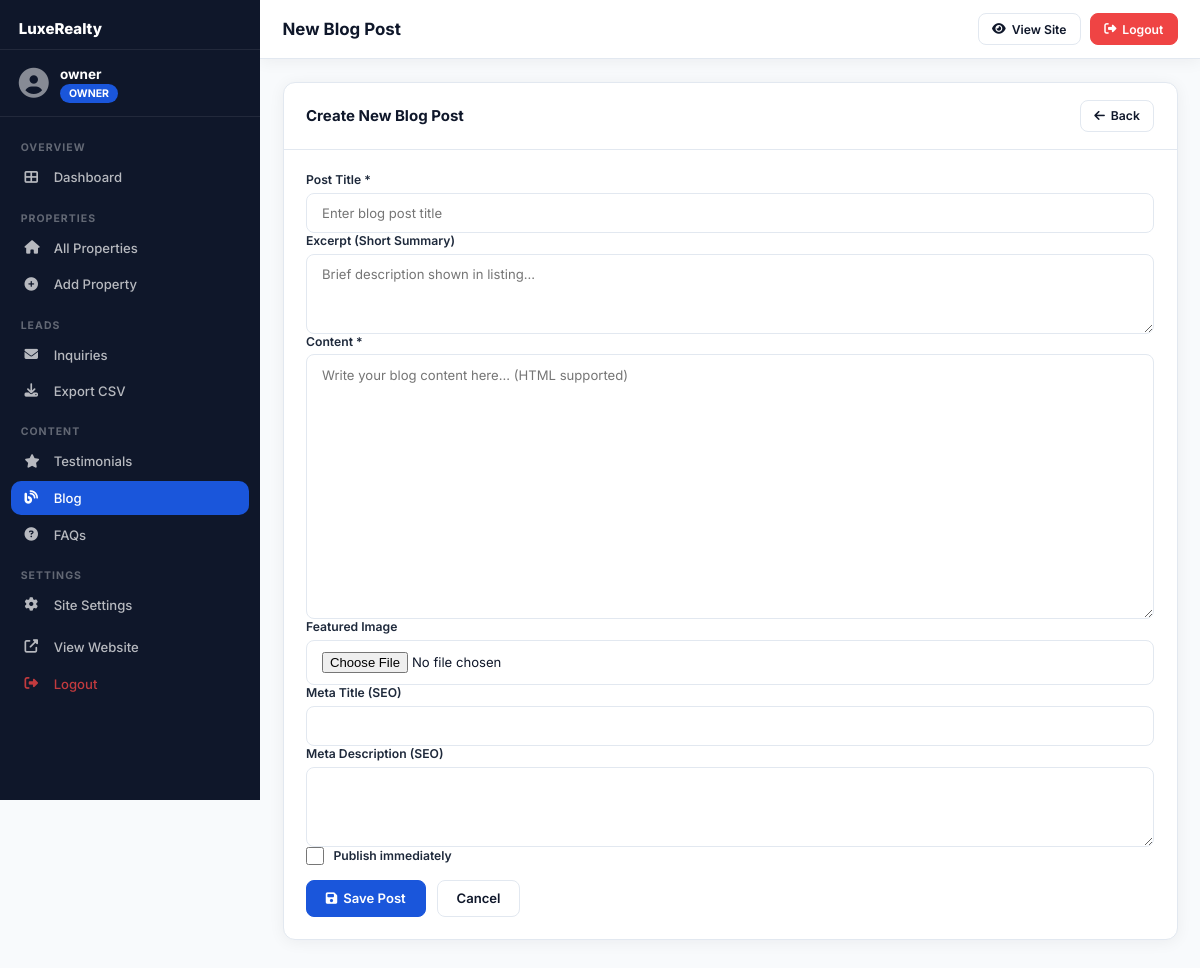
/owner/blog/add (signed in), run on the app's committed database.
### models.py (models this page shows, shortened)
class SiteSettings(db.Model):
    __tablename__ = 'site_settings'
    id = db.Column(db.Integer, primary_key=True)
    key = db.Column(db.String(100), unique=True, nullable=False)
    value = db.Column(db.Text, nullable=True)
    updated_at = db.Column(db.DateTime, default=datetime.utcnow, onupdate=datetime.utcnow)

class User(UserMixin, db.Model):
    __tablename__ = 'users'
    id = db.Column(db.Integer, primary_key=True)
    username = db.Column(db.String(80), unique=True, nullable=False)
    email = db.Column(db.String(120), unique=True, nullable=False)
    password_hash = db.Column(db.String(256), nullable=False)
    role = db.Column(db.String(20), default='owner')  # owner, developer
    is_active = db.Column(db.Boolean, default=True)
    failed_logins = db.Column(db.Integer, default=0)
    locked_until = db.Column(db.DateTime, nullable=True)
    totp_secret = db.Column(db.String(32), nullable=True)
    two_fa_enabled = db.Column(db.Boolean, default=False)
    created_at = db.Column(db.DateTime, default=datetime.utcnow)
    last_login = db.Column(db.DateTime, nullable=True)
    def is_developer(self):
        return self.role == 'developer'
    def is_owner(self):
        return self.role in ['owner', 'developer']

### app.py (the view, shortened to what this page needs)
@app.route('/owner/blog/add', methods=['GET','POST'])
@login_required
@owner_required
def add_blog():
    return render_template('owner/blog_form.html',post=None)

### app.py (called while the page is built)
@login_manager.user_loader
def load_user(uid): return User.query.get(int(uid))

def owner_required(f):
    @wraps(f)
    def dec(*a,**k):
        if not current_user.is_authenticated or not current_user.is_owner(): abort(403)
        return f(*a,**k)
    return dec

def get_settings():
    rows = SiteSettings.query.all()
    s = dict(SETTING_DEFAULTS)
    for r in rows: s[r.key] = r.value
    return s

@app.context_processor
def inject_globals():
    s = get_settings()
    ext = ExternalLink.query.filter_by(is_active=True).order_by(ExternalLink.sort_order).all()
    return dict(
        settings=s, now=datetime.utcnow(),
        header_links=[l for l in ext if l.link_type=='header_nav'],
        footer_links=[l for l in ext if l.link_type=='footer'],
        social_links=[l for l in ext if l.link_type=='social'],
        csrf_token=generate_csrf,
    )

### templates/owner/blog_form.html (shortened to what this page needs)
{% extends "partials/admin_base.html" %}
{% block page_title %}{{ 'Edit' if post else 'New' }} Blog Post{% endblock %}
{% block content %}
<div class="card">
  <div class="card-header">
    <h3>{{ 'Edit' if post else 'Create New' }} Blog Post</h3>
    <a href="{{ url_for('owner_blog') }}" class="btn btn-outline btn-sm"><i class="fas fa-arrow-left"></i> Back</a>
  </div>
  <div class="card-body">
    <form method="POST" enctype="multipart/form-data">
      <div class="form-group">
        <label>Post Title *</label>
        <input type="text" name="title" required class="form-input" value="{{ post.title if post else '' }}" placeholder="Enter blog post title">
      </div>
      <div class="form-group">
        <label>Excerpt (Short Summary)</label>
        <textarea name="excerpt" class="form-input" rows="2" placeholder="Brief description shown in listing...">{{ post.excerpt if post else '' }}</textarea>
      </div>
      <div class="form-group">
        <label>Content *</label>
        <textarea name="content" required class="form-input blog-content" rows="15" placeholder="Write your blog content here... (HTML supported)">{{ post.content if post else '' }}</textarea>
      </div>
      <div class="form-group">
        <label>Featured Image</label>
        <input type="file" name="featured_image" accept="image/*" class="form-input">
      </div>
      <div class="form-group">
        <label>Meta Title (SEO)</label>
        <input type="text" name="meta_title" class="form-input" value="{{ post.meta_title if post else '' }}">
      </div>
      <div class="form-group">
        <label>Meta Description (SEO)</label>
        <textarea name="meta_description" class="form-input" rows="2">{{ post.meta_description if post else '' }}</textarea>
      </div>
      <div class="form-group">
        <label class="checkbox-label">
          <input type="checkbox" name="is_published" {% if post and post.is_published %}checked{% endif %}>
          <span>Publish immediately</span>
        </label>
      </div>
      <div class="form-actions">
        <button type="submit" class="btn btn-primary"><i class="fas fa-save"></i> Save Post</button>
        <a href="{{ url_for('owner_blog') }}" class="btn btn-outline">Cancel</a>
      </div>
    </form>
  </div>
</div>
{% endblock %}

### templates/partials/admin_base.html (shortened to what this page needs)
<!DOCTYPE html>
<html lang="en">
<head>
  <link rel="stylesheet" href="https://cdnjs.cloudflare.com/ajax/libs/font-awesome/6.5.0/css/all.min.css">
  <link rel="stylesheet" href="{{ url_for('static', filename='css/admin.css') }}">
</head>
<body class="admin-body">
<div class="admin-layout">
  <aside class="sidebar" id="sidebar">
    <div class="sidebar-header">
      <span class="sidebar-logo">
        <span>{{ settings.site_name }}</span>
      </span>
    </div>
    <div class="sidebar-user">
      <div class="user-avatar"><i class="fas fa-user-circle"></i></div>
      <div><p class="user-name">{{ current_user.username }}</p><span class="user-badge badge-{{ current_user.role }}">{{ current_user.role|title }}</span></div>
    </div>
    <nav class="sidebar-nav">
      <div class="nav-section">
        <span class="nav-section-label">Overview</span>
        <a href="{{ url_for('owner_dashboard') }}" class="nav-item {% if request.endpoint=='owner_dashboard' %}active{% endif %}"><i class="fas fa-th-large"></i> Dashboard</a>
      </div>
      <div class="nav-section">
        <span class="nav-section-label">Properties</span>
        <a href="{{ url_for('owner_properties') }}" class="nav-item {% if 'propert' in (request.endpoint or '') and 'add' not in (request.endpoint or '') %}active{% endif %}"><i class="fas fa-home"></i> All Properties</a>
        <a href="{{ url_for('add_property') }}" class="nav-item {% if request.endpoint=='add_property' %}active{% endif %}"><i class="fas fa-plus-circle"></i> Add Property</a>
      </div>
      <div class="nav-section">
        <span class="nav-section-label">Leads</span>
        <a href="{{ url_for('owner_inquiries') }}" class="nav-item {% if 'inquir' in (request.endpoint or '') %}active{% endif %}">
          <i class="fas fa-envelope"></i> Inquiries
          {% set unread_count = namespace(val=0) %}
        </a>
        <a href="{{ url_for('export_inquiries') }}" class="nav-item"><i class="fas fa-download"></i> Export CSV</a>
      </div>
      <div class="nav-section">
        <span class="nav-section-label">Content</span>
        <a href="{{ url_for('owner_testimonials') }}" class="nav-item {% if request.endpoint=='owner_testimonials' %}active{% endif %}"><i class="fas fa-star"></i> Testimonials</a>
        <a href="{{ url_for('owner_blog') }}" class="nav-item {% if 'blog' in (request.endpoint or '') %}active{% endif %}"><i class="fas fa-blog"></i> Blog</a>
        <a href="{{ url_for('owner_faqs') }}" class="nav-item {% if request.endpoint=='owner_faqs' %}active{% endif %}"><i class="fas fa-question-circle"></i> FAQs</a>
      </div>
      <div class="nav-section">
        <span class="nav-section-label">Settings</span>
        <a href="{{ url_for('owner_settings') }}" class="nav-item {% if request.endpoint=='owner_settings' %}active{% endif %}"><i class="fas fa-cog"></i> Site Settings</a>
      </div>
      <div class="nav-section">
        <a href="{{ url_for('index') }}" class="nav-item" target="_blank"><i class="fas fa-external-link-alt"></i> View Website</a>
        <a href="{{ url_for('logout') }}" class="nav-item nav-logout"><i class="fas fa-sign-out-alt"></i> Logout</a>
      </div>
    </nav>
  </aside>
  <div class="admin-main">
    <header class="admin-header">
      <h1 class="page-title">{% block page_title %}Dashboard{% endblock %}</h1>
      <div class="header-actions">
        <a href="{{ url_for('index') }}" class="btn btn-sm btn-outline" target="_blank"><i class="fas fa-eye"></i> <span class="d-none-sm">View Site</span></a>
        <a href="{{ url_for('logout') }}" class="btn btn-sm btn-danger"><i class="fas fa-sign-out-alt"></i> <span class="d-none-sm">Logout</span></a>
      </div>
    </header>
    <div class="admin-content">
      {% block content %}{% endblock %}
    </div>
  </div>
</div>
</body>
</html>

### data on the page
SiteSettings: site_name "LuxeRealty"
User: username "owner", role "OWNER"

### other printed values
{{ 'Edit' if post else 'New' }} "New"
{{ 'Edit' if post else 'Create New' }} "Create New"
